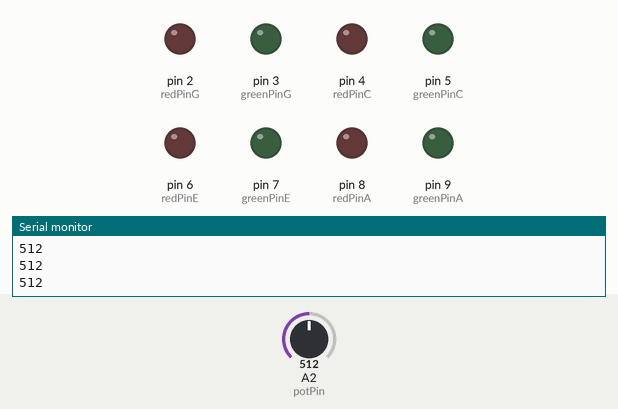
Recording of a sketch running on a simulated Arduino Nano, built with avr-gcc and run on an emulated ATmega328P. On the bench: output pins drawn as LEDs (lit = HIGH), the last lines printed to the serial monitor. The inputs (shaded band) are chosen by the test bench; at power-on: A2 (potPin) = 512.

Above: at 1.2 s.
1.3 s: A2 (potPin) set to 492
2.8 s: A2 (potPin) set to 475
At 3.4 s:
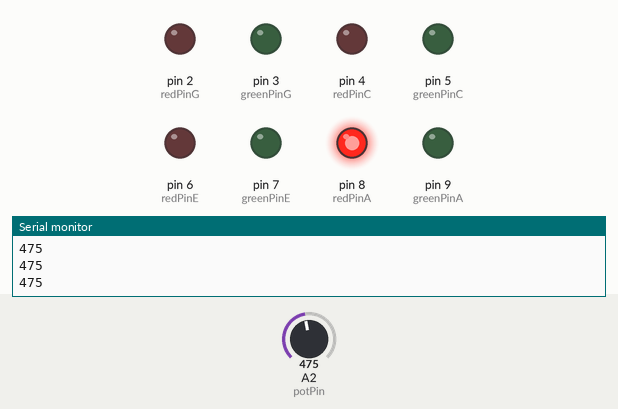
4.3 s: A2 (potPin) set to 306
At 4.9 s:
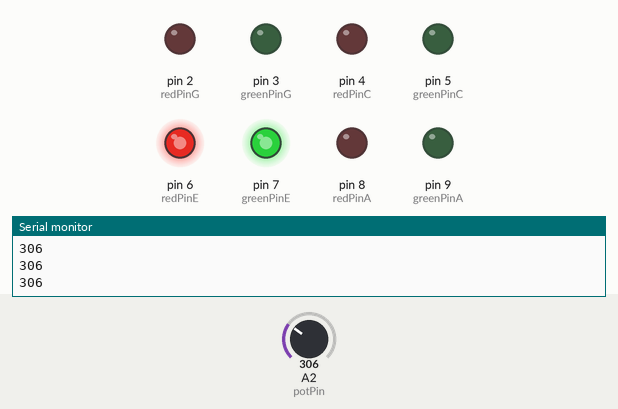
Timing chart, 0 to 7.3 s (numbered marks = the images above; inputs shaded):
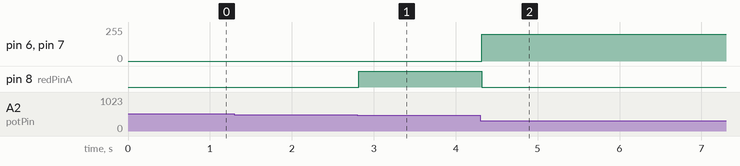

The sketch:

UkeTuner.ino
```cpp
// the blue led isn't used because not needed to save pins (only 6 PWM pins on nano). RGB used as RG.
// PWM pins = D3, D5, D6, D9, D10, D11
// G = 392Hz
// C = 261.6Hz
// E = 329.6 Hz
// A = 440 Hz

#include "SoftPWM.h"  // Using this library to turn a regular pin to pwm.

int Gnote = 392;
int Cnote = 262;
int Enote = 323;
int Anote = 440;
int MoreOrLess = 35; // Led lights up at more or less Hz of a chord frequency

// G string LEDs
int redPinG = 2;
int greenPinG = 3;
// C string LEDs
int redPinC = 4;
int greenPinC = 5;
// E string LEDs
int redPinE = 6;
int greenPinE = 7;
// A string LEDs
int redPinA = 8;
int greenPinA = 9;

// Simulated frequency << Will need changed by whatever works with the Piezzo inch'allah
int potPin = A2; // Test purpose to simulate frequency on 0-1023 scale
int sensorValue = 0; // simulated frequency variable

int redInt = 0;
int orangeInt = 0;
int yellowInt = 0;

void setup() {
  SoftPWMBegin();

  pinMode(redPinG, OUTPUT);
  pinMode(greenPinG, OUTPUT);
  pinMode(redPinC, OUTPUT);
  pinMode(greenPinC, OUTPUT);
  pinMode(redPinE, OUTPUT);
  pinMode(greenPinE, OUTPUT);
  pinMode(redPinA, OUTPUT);
  pinMode(greenPinA, OUTPUT);

// (Chord-MoreOrLess) --red--> (Chord-MoreOrLess+redInt) --orange--> (Chord-MoreOrLess+orangeInt) --yellow--> (Chord-MoreOrLess+yellowInt) --green--> (Chord+MoreOrLess-yellowInt) --> ...
// Example C chord with MoreOrLess = 25 Hz
// Off < 236Hz --red--> 242Hz --Orange--> 248Hz --Yellow--> 254Hz --green--> 267Hz --Yellow--> 273 --Orange--> 279Hz --Red--> 286Hz > Off

  redInt = MoreOrLess / 4;
  orangeInt = MoreOrLess / 4 * 2;
  yellowInt = MoreOrLess / 4 * 3;

  Serial.begin(9600);
}

void loop()
{
  int sensorValue = analogRead(potPin) ;

  setNote(Gnote, sensorValue, redPinG, greenPinG);
  setNote(Cnote, sensorValue, redPinC, greenPinC);
  setNote(Enote, sensorValue, redPinE, greenPinE);
  setNote(Anote, sensorValue, redPinA, greenPinA);

  Serial.println(sensorValue);
  delay(10);
}

void setColor(int red, int green, int RLed, int GLed)
{
  SoftPWMSet(RLed, red);
  SoftPWMSet(GLed, green);
}


void setNote(int note, int sensor, int RLed, int GLed)
{
  if (sensor >= (note - MoreOrLess) && sensor <= (note + MoreOrLess)) {
    if (sensor <= (note - MoreOrLess + redInt) || sensor >= (note + MoreOrLess - redInt)) {
      setColor(255, 0, RLed, GLed);
    } else if (sensor <= (note - MoreOrLess + orangeInt) || sensor >= (note + MoreOrLess - orangeInt)) {
      setColor(255, 92, RLed, GLed);
    } else if (sensor <= (note - MoreOrLess + yellowInt) || sensor >= (note + MoreOrLess - yellowInt)) {
      setColor(200, 200, RLed, GLed);
    } else if (sensor >= (note - MoreOrLess + yellowInt) || sensor <= (note + MoreOrLess - yellowInt)) {
      setColor(0, 255, RLed, GLed);
    }
  } else {
    setColor(0, 0, RLed, GLed);
  }
}
```

Measured:
- the behaviour switches between 476 and 475 on A2 (potPin) (found by bisection; images 0 and 1)
- after the input at 2.8 s, pin 8 (redPinA): LOW → HIGH at once
- after the input at 4.3 s, pin 6 (redPinE), pin 7 (greenPinE): 0/255 → 200/255 at once; pin 8 (redPinA): HIGH → LOW at once
